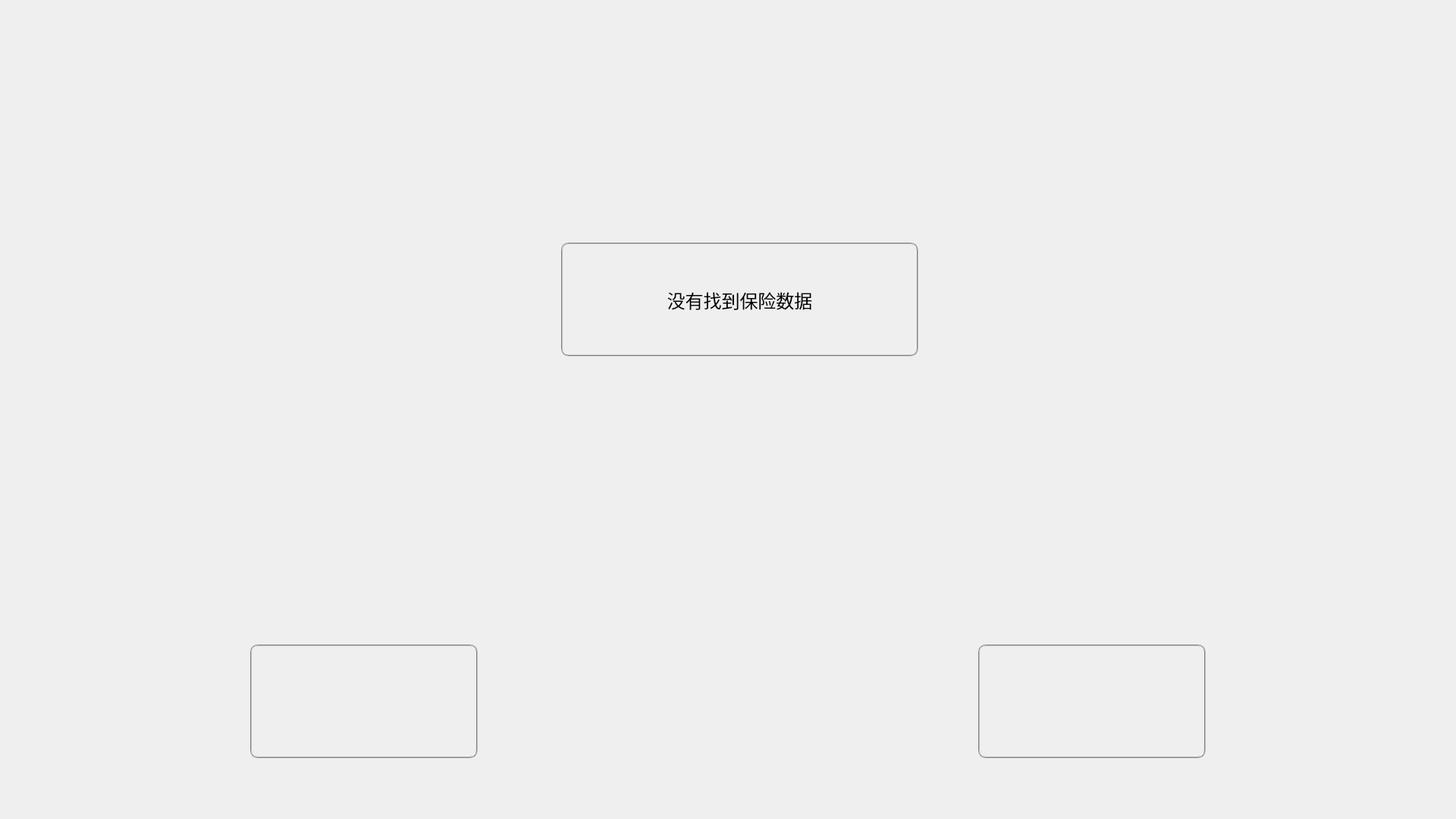
<?xml version="1.0" encoding="UTF-8"?>
<ui version="4.0">
 <class>QueryInsuranceDialog</class>
 <widget class="QDialog" name="QueryInsuranceDialog">
  <property name="geometry">
   <rect>
    <x>0</x>
    <y>0</y>
    <width>1920</width>
    <height>1080</height>
   </rect>
  </property>
  <property name="windowTitle">
   <string>QueryInsuranceDialog</string>
  </property>
  <widget class="QPushButton" name="pushButton">
   <property name="geometry">
    <rect>
     <x>740</x>
     <y>320</y>
     <width>471</width>
     <height>150</height>
    </rect>
   </property>
   <property name="font">
    <font>
     <family>Times New Roman</family>
     <pointsize>18</pointsize>
    </font>
   </property>
   <property name="styleSheet">
    <string notr="true">border:2px groove gray;border-radius:10px;padding:2px 4px;</string>
   </property>
   <property name="text">
    <string>没有找到保险数据</string>
   </property>
  </widget>
  <widget class="QPushButton" name="pBtnDone">
   <property name="geometry">
    <rect>
     <x>1290</x>
     <y>850</y>
     <width>300</width>
     <height>150</height>
    </rect>
   </property>
   <property name="font">
    <font>
     <pointsize>22</pointsize>
    </font>
   </property>
   <property name="styleSheet">
    <string notr="true">border:2px groove gray;border-radius:10px;padding:2px 4px;
border-image: url(:/Resources/Images/finishon.png);</string>
   </property>
   <property name="text">
    <string/>
   </property>
  </widget>
  <widget class="QPushButton" name="pBtnHomepage">
   <property name="geometry">
    <rect>
     <x>330</x>
     <y>850</y>
     <width>300</width>
     <height>150</height>
    </rect>
   </property>
   <property name="font">
    <font>
     <family>Algerian</family>
     <pointsize>22</pointsize>
    </font>
   </property>
   <property name="styleSheet">
    <string notr="true">border:2px groove gray;border-radius:10px;padding:2px 4px;
border-image: url(:/Resources/Images/cancelon.png);</string>
   </property>
   <property name="text">
    <string/>
   </property>
  </widget>
 </widget>
 <layoutdefault spacing="6" margin="11"/>
 <resources>
  <include location="queryinsurancedialog.qrc"/>
 </resources>
 <connections/>
</ui>
